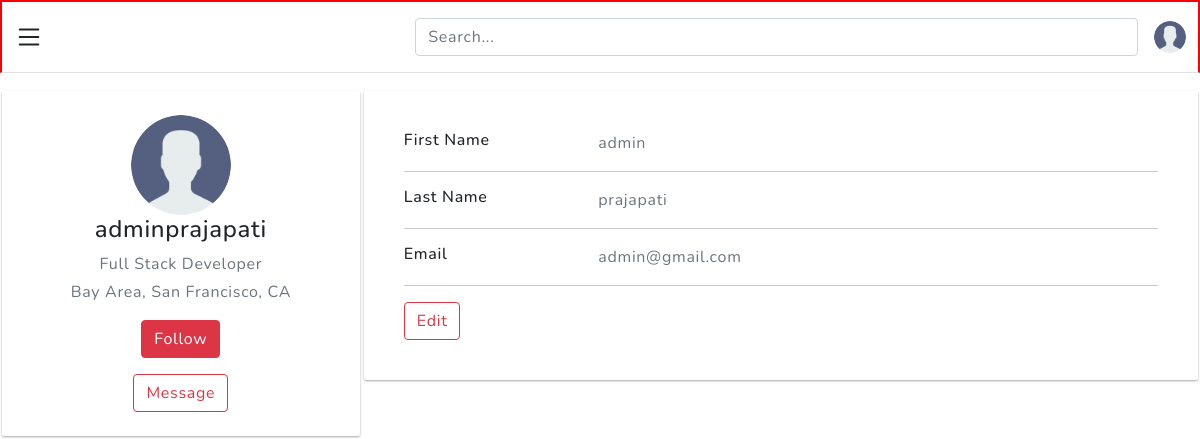
Screenshot of /user/profile/ (signed in) with the database file from the repository.
### mysite/home/models.py (models this page shows)
class User(db.Model,UserMixin):
    id = db.Column(db.Integer,primary_key=True)
    firstname = db.Column(db.String(20),unique=False,nullable=False)
    lastname = db.Column(db.String(20),unique=False,nullable=False)
    email = db.Column(db.String(25),unique=True,nullable=False)
    is_admin = db.Column(db.Boolean,default=False,nullable=True)
    password = db.Column(db.String(20),unique=False,nullable=False)
    image_file = db.Column(db.String(50),nullable=False,default="default.png")
    user_created = db.Column(db.DateTime,nullable=False,default=datetime.utcnow)
    posts = db.relationship('Blog',backref='users',lazy=True)
    likes = db.relationship('Like',backref='users',lazy=True)
    fallowing = db.relationship('Fallow',secondary=user_fallow,backref='fallowers',lazy=True)

### mysite/user/views.py (the view)
@user.route('/profile/',methods=["GET","POST"])
@login_required
def user_profile():
  return render_template("user/profile.html")

### mysite/home/models.py (called while the page is built)
@login_manager.user_loader
def load_user(user_id):
    return User.query.get(user_id)

### mysite/templates/user/profile.html
{% extends 'base.html' %}
{% block content %}
{% include 'headers.html' %}
<div class="roww flex">
  <div class="coll-4 shadoww ">
    <div class="d-flex flex-column align-items-center text-center">
      <img src="/static/media/profile_pic/{{ current_user.image_file }}" alt="Admin" class="rounded-circle" width="100">
      <h4>{{ current_user.firstname }}{{ current_user.lastname }}</h4>
      <p class="text-secondary mb-1">
        Full Stack Developer
      </p>
      <p class="text-muted font-size-sm">
        Bay Area, San Francisco, CA
      </p>
      <button class="btn btn-danger mb-3">Follow</button>
      <button class="btn btn-outline-danger">Message</button>
    </div>
  </div>
  <div class="coll-6 shadoww radiuss">
    <div class="card-body">
      <div class="row">
        <div class="col-sm-3">
          <h6 class="mb-0">First Name</h6>
        </div>
        <div class="col-sm-9 text-secondary">
          {{ current_user.firstname }}
        </div>
      </div>
      <hr>
      <div class="row">
        <div class="col-sm-3">
          <h6 class="mb-0">Last Name</h6>
        </div>
        <div class="col-sm-9 text-secondary">
          {{ current_user.lastname }}
        </div>
      </div>
      <hr>
      <div class="row">
        <div class="col-sm-3">
          <h6 class="mb-0">Email</h6>
        </div>
        <div class="col-sm-9 text-secondary">
          {{ current_user.email }}
        </div>
      </div>
      <hr>
      <div class="row">
        <div class="col-sm-12">
          <a class="btn btn-outline-danger " href="/user/profileedit/{{ current_user.id }}">Edit</a>
        </div>
      </div>
    </div>
    {% endblock %}

### mysite/templates/base.html (shortened to what this page needs)
<!doctype html>
<html lang="en">
<head>
  <link rel="stylesheet" href="{{ url_for('static',filename='style.css' )}}" type="text/css" media="all" />
  <link href="https://cdn.jsdelivr.net/npm/bootstrap@5.1.3/dist/css/bootstrap.min.css" rel="stylesheet">
  <link rel="stylesheet" href="https://cdn.jsdelivr.net/npm/bootstrap-icons@1.7.2/font/bootstrap-icons.css">
</head>
<body>
  {% block content %}{% endblock %}
</body>
</html>

### mysite/templates/headers.html (shortened to what this page needs)
<header class="py-3 mb-3 border-bottom b-red">
  <div class="container-fluid d-grid gap-3 align-items-center" style="grid-template-columns: 1fr 2fr;">
    <a class="align-items-center text-dark" data-bs-toggle="offcanvas" href="#offcanvasExample" role="" aria-controls="offcanvasExample">
    </a>
    <div class="d-flex align-items-center">
      <form class="w-100 me-3">
        <input type="search" class="form-control" placeholder="Search..." aria-label="Search">
      </form>
      <div class="flex-shrink-0 dropdown">
        <a href="#" class="d-block link-dark text-decoration-none " id="dropdownUser2" data-bs-toggle="dropdown" aria-expanded="true">
          <img src="/static/media/profile_pic/{{ current_user.image_file }}" alt="mdo" width="32" height="32" class="rounded-circle">
        </a>
      </div>
    </div>
  </div>
</header>

### mysite/static/style.css (style rules this page uses)
* { margin: 0; padding: 0; box-sizing: border-box; font-family: 'Nunito', sans-serif; letter-spacing: 0.7px; }
.roww { margin: auto; max-width: 100vw; height: auto; }
.flex { display: flex; }
.coll-6 { margin: 2px; width: 70vw; height: 100%; padding: 2%; border-radius: 3px; }
.shadoww { border-radius: 2px; box-shadow: rgba(0, 0, 0, 0.12) 0px 1px 3px, rgba(0, 0, 0, 0.24) 0px 1px 2px; }
.coll-4 { margin: 2px; width: 30vw; height: 100%; padding: 2%; }
.b-red { border: 2px solid red; }

### rows the page displays
User: image_file (placeholder picture), firstname "admin", lastname "prajapati", email "admin@gmail.com"
